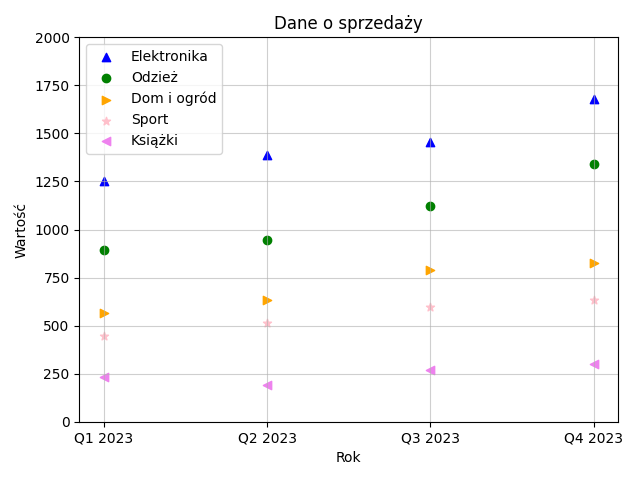

Reproduce this figure in Python.
import numpy as np
import pandas as pd
import matplotlib.pyplot as plt

data = pd.read_csv("sprzedaz_produktow.csv", sep="#", decimal=",")
elektronika = data[data["Kategoria"] == "Elektronika"]
odziez = data[data["Kategoria"] == "Odzież"]
dom = data[data["Kategoria"] == "Dom_i_Ogród"]
sport = data[data["Kategoria"] == "Sport"]
ksiazki = data[data["Kategoria"] == "Książki"]

x = elektronika["Kwartał"]
plt.scatter(x, elektronika["Wartość"], marker="^", color="blue", label="Elektronika")
plt.scatter(x, odziez["Wartość"], marker="o", color="green", label="Odzież")
plt.scatter(x, dom["Wartość"], marker=">", color="orange", label="Dom i ogród")
plt.scatter(x, sport["Wartość"], marker="*", color="pink", label="Sport")
plt.scatter(x, ksiazki["Wartość"], marker="<", color="violet", label="Książki")
plt.grid(True, alpha = 0.6)
plt.ylim(0,2000)
plt.xlabel("Rok")
plt.ylabel("Wartość")
plt.title("Dane o sprzedaży")
plt.legend()
plt.tight_layout()
plt.savefig("zad3.png")

plt.show()